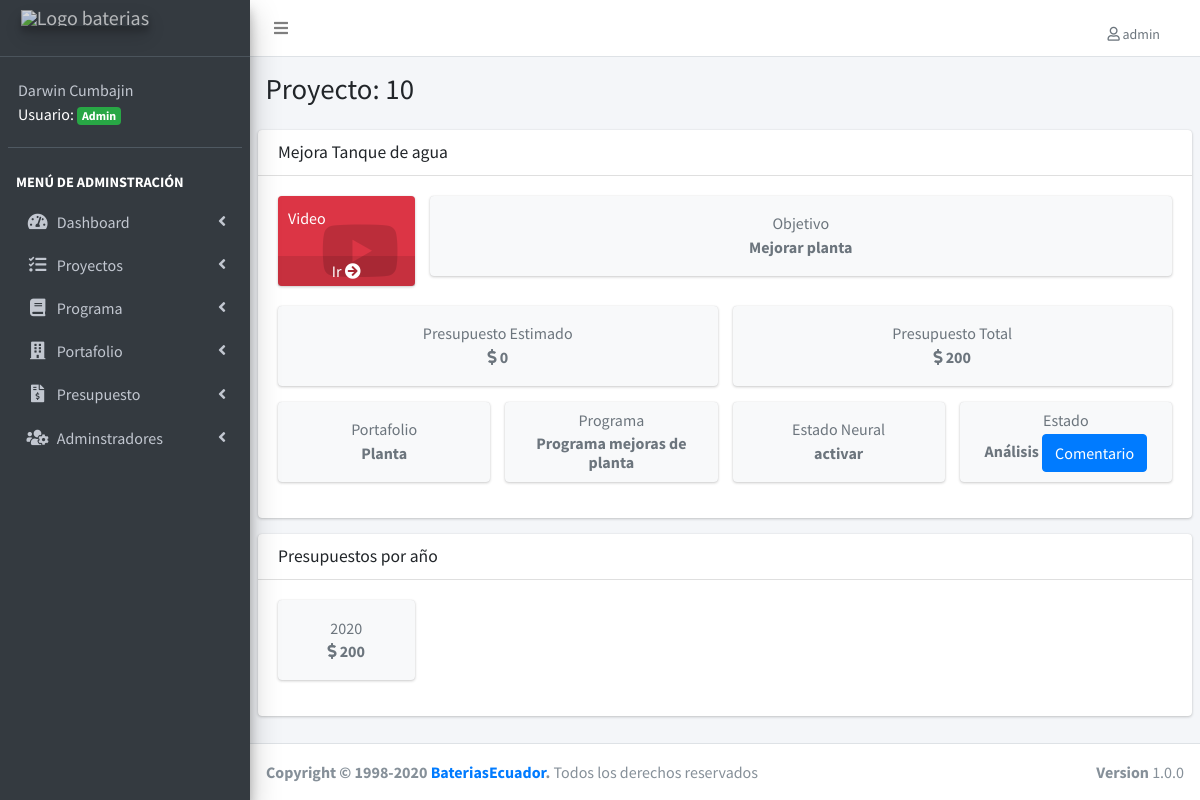
/detalle-proyecto.php?id=10 (signed in), run on an earlier commit of the app's database.
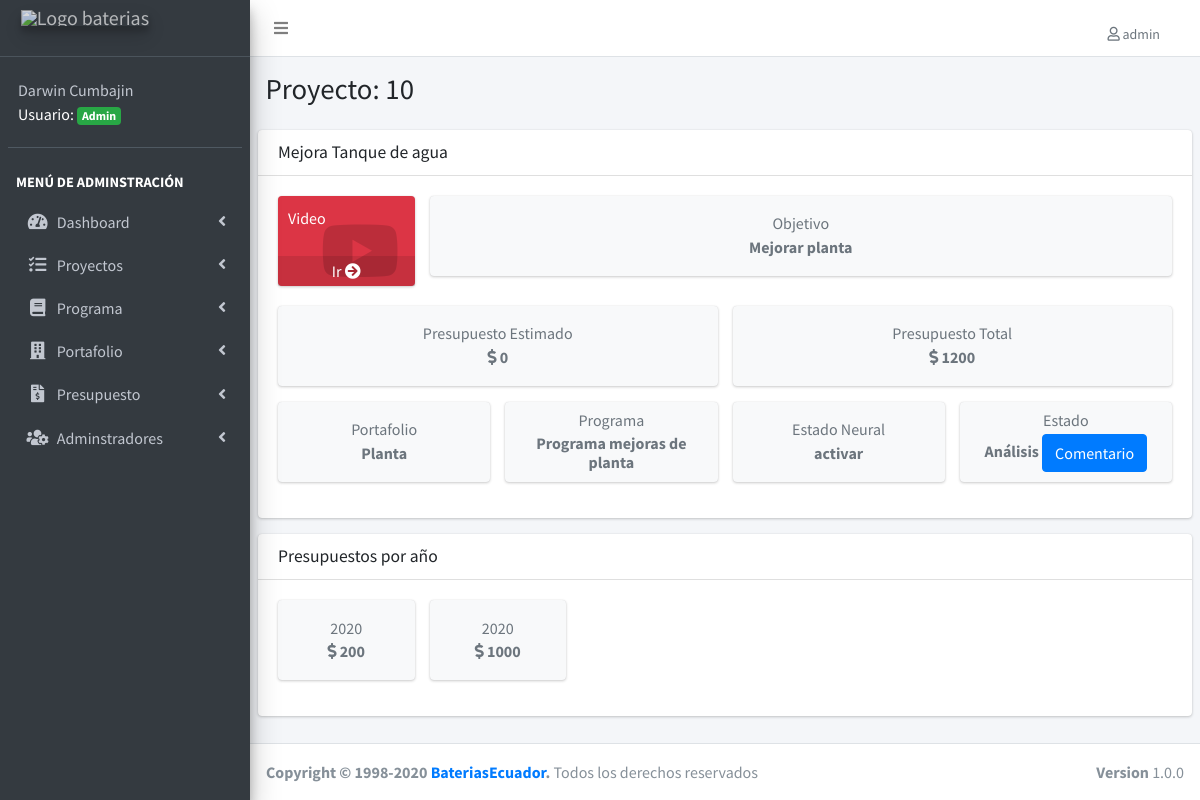
And on a later commit of the database.
### tables this page shows
CREATE TABLE IF NOT EXISTS `cuentas` (
  `proyecto_id` int(11) NOT NULL DEFAULT '0',
  `registros_id` int(11) NOT NULL DEFAULT '0',
  PRIMARY KEY (`proyecto_id`,`registros_id`),
  KEY `FK_cuentas_registros` (`registros_id`),
  CONSTRAINT `FK_cuentas_proyectos` FOREIGN KEY (`proyecto_id`) REFERENCES `proyectos` (`proyecto_id`) ON DELETE CASCADE ON UPDATE CASCADE,
  CONSTRAINT `FK_cuentas_registros` FOREIGN KEY (`registros_id`) REFERENCES `registros` (`registros_id`) ON DELETE CASCADE ON UPDATE CASCADE
);

CREATE TABLE IF NOT EXISTS `registros` (
  `registros_id` int(11) NOT NULL AUTO_INCREMENT,
  `presupuesto` double(22,0) NOT NULL,
  `anio` date NOT NULL,
  `editado` datetime DEFAULT NULL,
  PRIMARY KEY (`registros_id`)
);

### detalle-proyecto.php (the view, shortened to what the changed rows need)
<?php
include_once('funciones/funciones.php');
include_once('templates/header.php');
$id = $_GET['id'];
include_once('templates/barra.php');
?>
<div class="content-wrapper">
  <section class="content-header">
    <div class="container-fluid">
      <div class="row mb-2">
        <div class="col-sm-6">
          <h1>Proyecto: <?php echo $id ?> </h1>
        </div>
      </div>
    </div>
  </section>
  <section class="content">
    <div class="card">
      <div class="card-body">
        <div class="row">
          <div class="col-6">
            <?php
            $sql = " SELECT  SUM(presupuesto) AS total FROM cuentas ";
            $sql .= " INNER JOIN registros ON registros.registros_id = cuentas.registros_id ";
            $sql .= " WHERE proyecto_id = $id ";
            $resultado = $conn->query($sql);
            $registrados = $resultado->fetch_assoc();
            ?>
            <div class="info-box bg-light">
              <div class="info-box-content">
                <span class="info-box-text text-center text-muted">Presupuesto Total</span>
                <span class="info-box-number text-center text-muted mb-0"> <i class="fas fa-dollar-sign"></i>
                  <?php
                  if ($registrados['total'] == null) {
                    echo 'Sin asignar';
                  } else {
                    echo  $registrados['total'];
                  }
                  ?>
                </span>
              </div>
            </div>
          </div>
        </div>
                                  <?php
                                  try {
                                    $sql = " SELECT * FROM estados ";
                                    $resultado = $conn->query($sql);
                                      if ($estado['estado_id'] == $estado_actual) { ?>
                                  <?php }
                                  } catch (Exception $e) {
                                    echo "Error: " . $e->getMessage();
                                  }
                                  ?>
                            <?php
                              try {
                                $sql = " SELECT * FROM proyecto_estado ";
                                $sql .= " WHERE proyecto_id= $id";
                                $resultado = $conn->query($sql);
                              } catch (Exception $e) {
                                echo "Error: " . $e->getMessage();
                              }
                              ?>
      </div>
    </div>
    <div class="card">
      <div class="card-body">
        <div class="row">
          <?php
          try {
            $sql = " SELECT  *  FROM cuentas ";
            $sql .= " INNER JOIN registros ON registros.registros_id = cuentas.registros_id ";
            $sql .= " WHERE proyecto_id = $id ";
            $resultado = $conn->query($sql);
          } catch (Exception $e) {
            $error = $e->getMessage();
            echo $error;
          }
          while ($registrados = $resultado->fetch_assoc()) { ?>
            <div class="col-12 col-sm-2">
              <div class="info-box bg-light">
                <div class="info-box-content">
                  <span class="info-box-text text-center text-muted">
                    <?php
                    $fechaComoEntero = strtotime($registrados['anio']);
                    $anio = date("Y", $fechaComoEntero);
                    echo $anio;
                    ?>
                  </span>
                  <span class="info-box-number text-center text-muted mb-0"> <i class="fas fa-dollar-sign"></i> <?php echo $registrados['presupuesto'] ?> </span>
                </div>
              </div>
            </div>
          <?php } ?>
        </div>
      </div>
    </div>
  </section>
</div>
<?php
include_once('templates/footer.php');
?>

What changed in the data, as far as the page shows it:
added cuentas: registros.anio "2020", registros.presupuesto "1000"
Also different on the page:
$registrados['total']: "200" → "1200"
